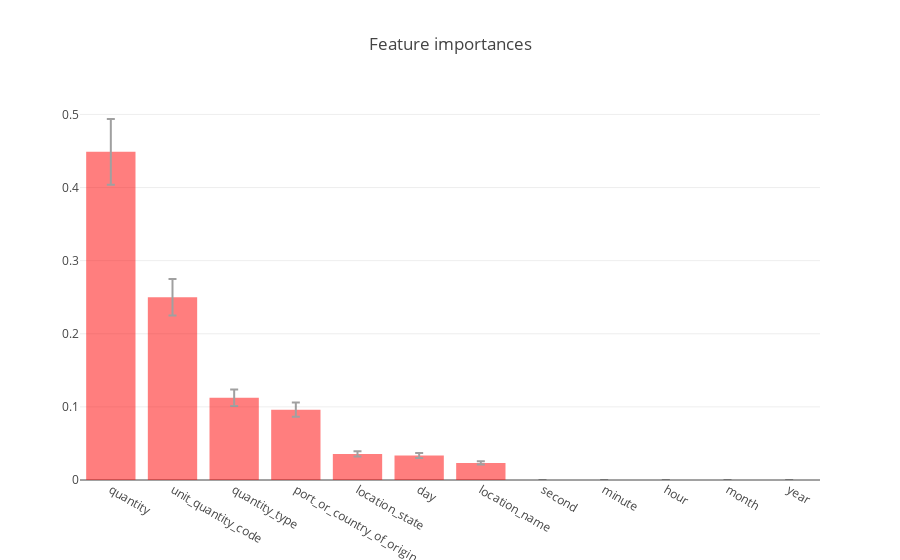

This figure's notebook cell:
### Code cell
importances = ada_boost.feature_importances_
std = np.std([tree.feature_importances_ for tree in ada_boost.estimators_],
             axis=0)
indices = np.argsort(importances)[::-1]
trace = Bar(x=np.array(x.columns)[indices], y=importances[indices],
               marker=dict(color='red'),
               error_y=dict(visible=True, arrayminus=std[indices]),
               opacity=0.5,
              )

layout = Layout(title="Feature importances",)
fig = Figure(data=[trace], layout=layout)
plt_offline.iplot(fig)

### Figure 1 — Plotly figure (JSON) as saved in the notebook; plotly's stock layout.template omitted (floating-point values rounded to 4 significant figures)
{"data": [{"error_y": {"arrayminus": [0.1577, 0.2414, 0.1149, 0.1686, 0.08337, 0.08217, 0.06789, 0, 0, 0, 0, 0], "visible": true}, "marker": {"color": "red"}, "opacity": 0.5, "type": "bar", "x": ["quantity", "unit_quantity_code", "quantity_type", "port_or_country_of_origin", "location_state", "day", "location_name", "second", "minute", "hour", "month", "year"], "y": [0.4489, 0.2499, 0.1125, 0.09622, 0.0356, 0.03346, 0.02337, 0, 0, 0, 0, 0]}], "layout": {"title": "Feature importances"}}
